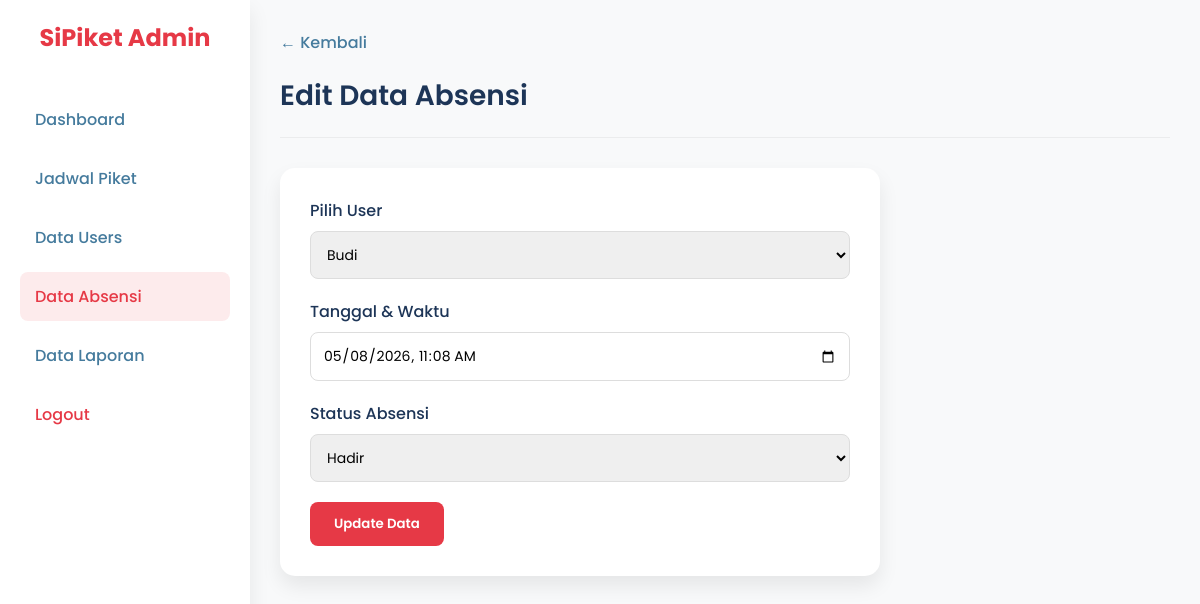
Screenshot of /dashboard-admin/absensi/update.php?id=2 with the database file from the repository.
### tables this page shows
CREATE TABLE `absensi` (
  `id_absensi` int NOT NULL,
  `id_user` int NOT NULL,
  `tanggal_dan_waktu` timestamp NOT NULL DEFAULT CURRENT_TIMESTAMP,
  `Status_absensi` enum('hadir','izin','absen') NOT NULL
);

CREATE TABLE `users` (
  `user_id` int NOT NULL,
  `nama` varchar(100) NOT NULL,
  `email` varchar(100) NOT NULL,
  `password` varchar(100) NOT NULL,
  `role` enum('user','admin') NOT NULL
);

### dashboard-admin/absensi/update.php (the view, shortened to what this page needs)
<?php
include '../../koneksi.php';
$id = $_GET['id'];
$query_data = mysqli_query($conn, "SELECT * FROM absensi WHERE id_absensi = '$id'");
$data = mysqli_fetch_assoc($query_data);
$users = mysqli_query($conn, "SELECT * FROM users");
$formatted_datetime = date('Y-m-d\TH:i', strtotime($data['tanggal_dan_waktu']));
?>
<!DOCTYPE html>
<html lang="id">
<head>
</head>
<body>
    <div class="sidebar">
        <div class="sidebar-logo">SiPiket Admin</div>
        <ul class="sidebar-menu">
            <li><a href="../index.php">Dashboard</a></li>
            <li><a href="../jadwal/read.php">Jadwal Piket</a></li>
            <li><a href="#">Data Users</a></li>
            <li><a href="index.php" class="active">Data Absensi</a></li>
            <li><a href="#">Data Laporan</a></li>
            <li style="margin-top: auto;"><a href="../../index.php" style="color: var(--primary);">Logout</a></li>
        </ul>
    </div>
    <div class="main-content">
        <a href="index.php" class="btn-back">← Kembali</a>
        <div class="header">
            <h1>Edit Data Absensi</h1>
        </div>
        <div class="form-section">
            <form method="POST">
                <div class="form-group">
                    <label>Pilih User</label>
                    <select name="id_user" required>
                        <?php while($row = mysqli_fetch_assoc($users)): ?>
                            <option value="<?= $row['user_id'] ?>" <?= ($row['user_id'] == $data['id_user']) ? 'selected' : '' ?>>
                                <?= htmlspecialchars($row['nama']) ?>
                            </option>
                        <?php endwhile; ?>
                    </select>
                </div>
                <div class="form-group">
                    <label>Tanggal & Waktu</label>
                    <input type="datetime-local" name="tanggal_dan_waktu" value="<?= $formatted_datetime ?>" required>
                </div>
                <div class="form-group">
                    <label>Status Absensi</label>
                    <?php $status_db = strtolower($data['status_absensi'] ?? $data['Status_absensi'] ?? ''); ?>
                    <select name="status_absensi" required>
                        <option value="hadir" <?= ($status_db == 'hadir') ? 'selected' : '' ?>>Hadir</option>
                    </select>
                </div>
                <button type="submit" name="submit" class="btn-submit">Update Data</button>
            </form>
        </div>
    </div>
</body>
</html>

### dashboard-admin/absensi/update.php (style rules this page uses)
:root { --primary: #e63946; --primary-dark: #d62828; --text-main: #1d3557; --text-muted: #457b9d; --bg-color: #f8f9fa; --white: #ffffff; --shadow-md: 0 10px 20px rgba(0, 0, 0, 0.08); }
* { margin: 0; padding: 0; box-sizing: border-box; font-family: 'Poppins', sans-serif; }
body { background-color: var(--bg-color); color: var(--text-main); display: flex; min-height: 100vh; }
.sidebar { width: 250px; background: var(--white); box-shadow: var(--shadow-md); padding: 20px; display: flex; flex-direction: column; }
.sidebar-logo { font-size: 24px; font-weight: 700; color: var(--primary); margin-bottom: 40px; text-align: center; }
.sidebar-menu { list-style: none; display: flex; flex-direction: column; gap: 10px; }
.sidebar-menu a { text-decoration: none; color: var(--text-muted); font-weight: 500; padding: 12px 15px; border-radius: 8px; transition: all 0.3s ease; display: block; }
.sidebar-menu a:hover, .sidebar-menu a.active { background: rgba(230, 57, 70, 0.1); color: var(--primary); }
.main-content { flex: 1; padding: 30px; overflow-y: auto; }
.header { margin-bottom: 30px; padding-bottom: 20px; border-bottom: 1px solid rgba(0,0,0,0.05); }
.header h1 { font-size: 28px; font-weight: 600; }
.form-section { background: var(--white); padding: 30px; border-radius: 15px; box-shadow: var(--shadow-md); max-width: 600px; }
.form-group { margin-bottom: 20px; }
.form-group label { display: block; margin-bottom: 8px; font-weight: 500; color: var(--text-main); }
.form-group input, .form-group select { width: 100%; padding: 12px; border: 1px solid #ddd; border-radius: 8px; font-size: 14px; outline: none; transition: border 0.3s; }
.btn-submit { background: var(--primary); color: white; padding: 12px 24px; border: none; border-radius: 8px; font-weight: 600; cursor: pointer; transition: background 0.3s; }
.btn-back { display: inline-block; margin-bottom: 20px; color: var(--text-muted); text-decoration: none; font-weight: 500; }

### rows the page displays
absensi: id_user "Budi", tanggal_dan_waktu "05/08/2026 11:08", status_absensi "Hadir"
